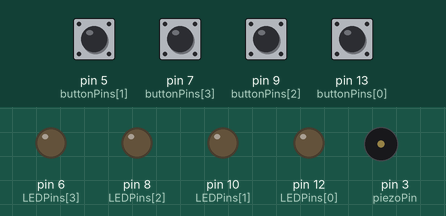
A sketch run on a simulated Arduino Uno, built with avr-gcc and run on an emulated ATmega328P. Parts: output pins drawn as LEDs (lit = HIGH), buzzer (waves = sounding). Dashed ring = blinking. The inputs (shaded band) are chosen by the test bench; at power-on: pin 5 (buttonPins[1]), pin 7 (buttonPins[3]), pin 9 (buttonPins[2]), pin 13 (buttonPins[0]) LOW. Random numbers use the default seed unless the sketch sets one.

Above: at 1.6 s.
1.7 s: pin 5 (buttonPins[1]) pulled HIGH for 0.15 s
At 1.8 s:
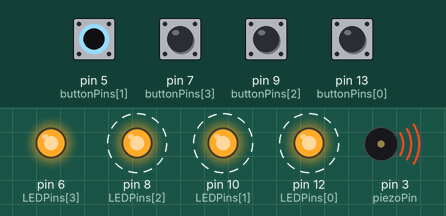
4.7 s: pin 7 (buttonPins[3]) pulled HIGH for 0.15 s
At 4.92 s:
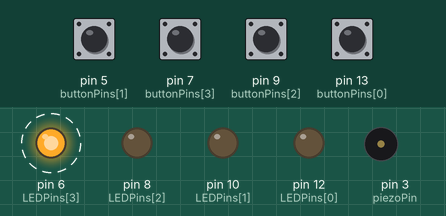
7.7 s: pin 7 (buttonPins[3]) pulled HIGH for 1 s
At 9.77 s:
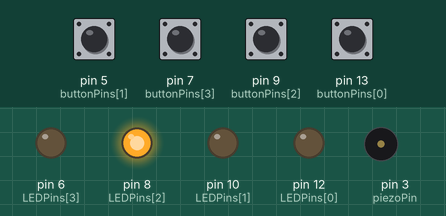
10.7 s: pin 9 (buttonPins[2]) pulled HIGH for 0.15 s
At 12.12 s:
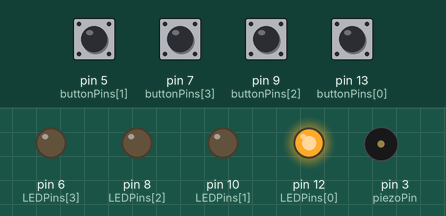
13.7 s: pin 9 (buttonPins[2]) pulled HIGH for 1 s
At 14.4 s:
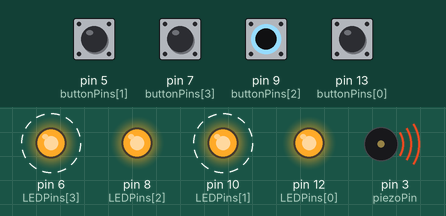
Timing chart, 0 to 17.5 s (numbered marks = the images above; inputs shaded):
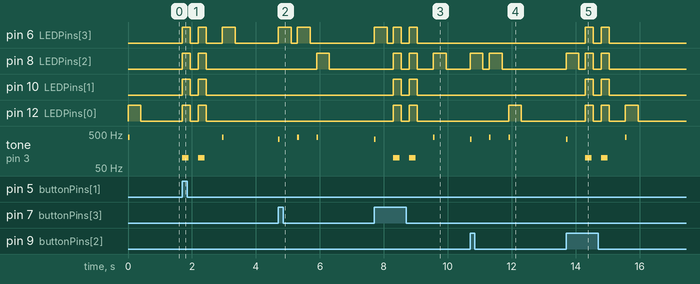

The sketch:

SimonSays.ino
```cpp
void lightLED(int pin, int pitch, int times);

const int red = 0;
const int yellow = 1;
const int green = 2;
const int blue = 3;
const int piezoPin = 3;

const int LEDPins[] = {12, 10, 8, 6};
const int buttonPins[] = {13, 5, 9, 7};
int LEDOrder[200];
int index;
int isShowing;
int playerIndex;


void setup() {
  randomSeed(analogRead(0));
  for (int i = 0; i < 4; i++) {
    pinMode(LEDPins[i],OUTPUT);
    pinMode(buttonPins[i],INPUT);
  }
  reset();

}

void loop() {
  if (isShowing == 1) {
    LEDOrder[index] = random(4);
    index++;
    for (int i = 0; i < index; i++) {
      int color = LEDOrder[i];
      lightLED(LEDPins[color], 400, 50);
    }
    isShowing = 0;
    playerIndex = 0;
    return;
  }
  for (int i = 0; i < 4; i++) {
    int curButtonState = digitalRead(buttonPins[i]);
    if (curButtonState == HIGH) {

      if (LEDOrder[playerIndex] == i) {
        // right color
        lightLED(LEDPins[i], 350, 50);
        playerIndex++;
        // in this case player has sucessfully completed a sequence
        if (playerIndex >= index) {
          isShowing = 1;
        }
      } else {
        //wrong color so reset
        resetLights();
        reset();
      }
      //return so in each loop we only focus on one color so multiple buttons cant be pressed
      return;
    }
  }

}

void lightLED(int pin, int pitch, int times) {
  digitalWrite(pin, HIGH);
  tone(piezoPin, pitch, times);
  delay(400);
  digitalWrite(pin, LOW);
  delay(200);
}

void resetLights() {
  tone(piezoPin, 100, 200);
  for (int i = 0; i < 4; i++) {
    digitalWrite(LEDPins[i], HIGH);
  }
  delay(250);
  for (int i = 0; i < 4; i++) {
    digitalWrite(LEDPins[i], LOW);
  }
  delay(250);
  tone(piezoPin, 100, 200);
  for (int i = 0; i < 4; i++) {
    digitalWrite(LEDPins[i], HIGH);
  }
  delay(250);
  for (int i = 0; i < 4; i++) {
    digitalWrite(LEDPins[i], LOW);
  }
  delay(500);
}

void reset() {
  index = 0;
  isShowing = 1;

}
```

Measured:
- after the input at 1.7 s, pin 6 (LEDPins[3]): goes HIGH 0.25 s, LOW 0.25 s, HIGH 0.25 s, LOW 0.50 s, HIGH 0.40 s, then LOW, starting at once; pin 8 (LEDPins[2]): alternates HIGH for 0.25 s and LOW for 0.25 s, 4 changes in all, then stays LOW, starting at once
- after the input at 4.7 s, pin 6 (LEDPins[3]): alternates HIGH for 0.40 s and LOW for 0.20 s, 4 changes in all, then stays LOW, starting at once; pin 8 (LEDPins[2]): LOW → HIGH after 1.2 s, → LOW 0.40 s later; tone on pin 3 (piezoPin): silent → 350 Hz at once, then repeats every 0.60 s: silent 0.55 s, 400 Hz 0.05 s, until it stays silent from 6.0 s
- after the input at 7.7 s, pin 6 (LEDPins[3]): LOW → HIGH at once, then repeats every 0.45 s: LOW 0.20 s, HIGH 0.25 s, until it stays LOW from 9.1 s; pin 8 (LEDPins[2]): goes HIGH 0.25 s, LOW 0.25 s, HIGH 0.25 s, LOW 0.50 s, HIGH 0.40 s, then LOW, starting after 0.60 s
- after the input at 10.7 s, pin 8 (LEDPins[2]): alternates HIGH for 0.40 s and LOW for 0.20 s, 4 changes in all, then stays LOW, starting at once; pin 12 (LEDPins[0]): LOW → HIGH after 1.2 s, → LOW 0.40 s later; tone on pin 3 (piezoPin): silent → 350 Hz at once, then repeats every 0.60 s: silent 0.55 s, 400 Hz 0.05 s, until it stays silent from 12.0 s
- after the input at 13.7 s, pin 6 (LEDPins[3]): alternates HIGH for 0.25 s and LOW for 0.25 s, 4 changes in all, then stays LOW, starting after 0.60 s; pin 8 (LEDPins[2]): LOW → HIGH at once, then repeats every 0.45 s: LOW 0.20 s, HIGH 0.25 s, until it stays LOW from 15.1 s
